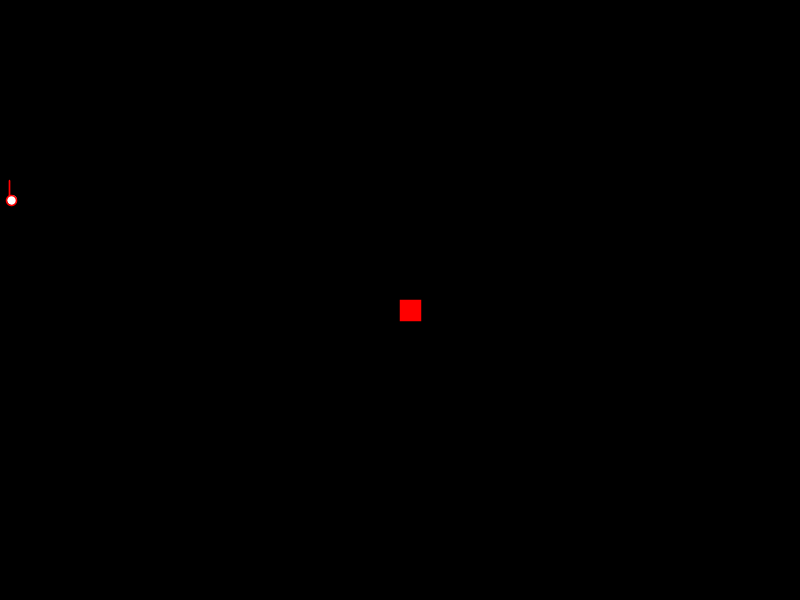
Frame 1 (no input)
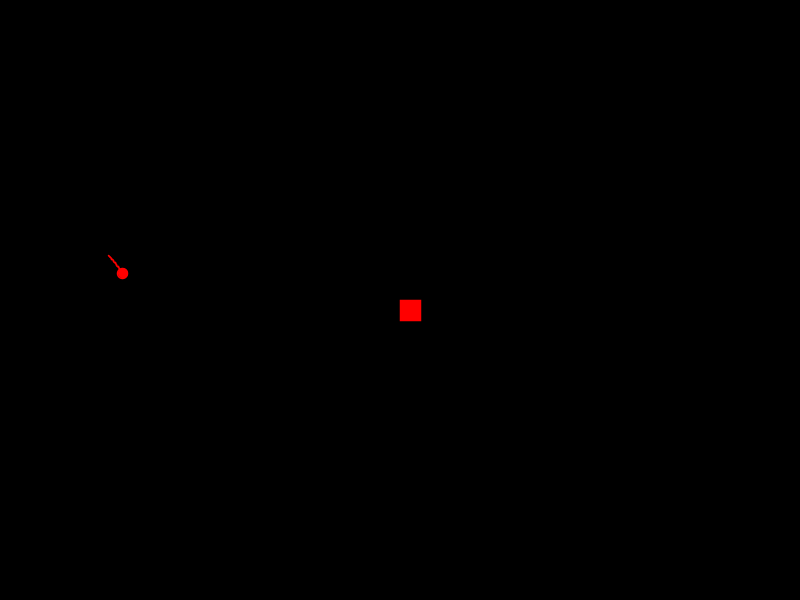
Frame 60 (the mouse pressed at the canvas centre just before this capture)
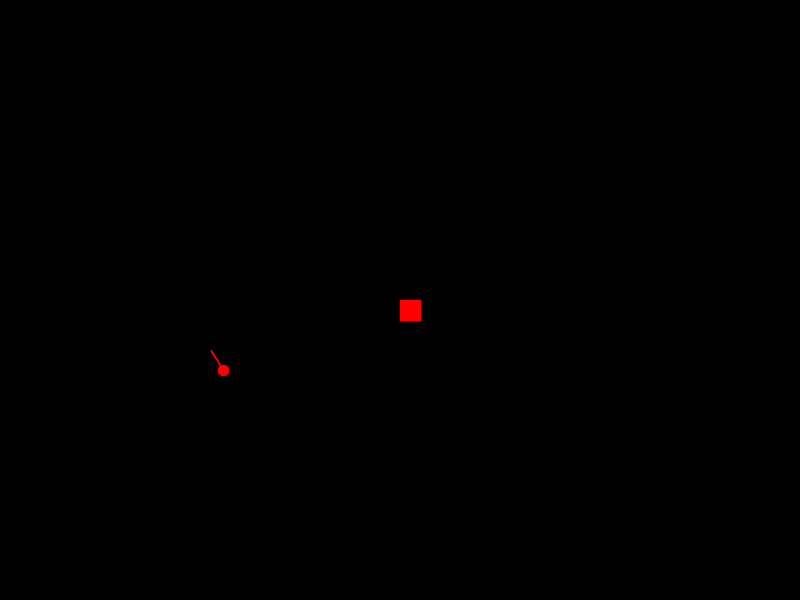
Frame 120 (the mouse held since frame 60 and released just before this capture)

The Processing sketch that drew these frames (run headless with seeded random() and noise(); from frame 60 on, the mouse is pressed at the canvas centre):

// Processing sketch: processing_45178
// ── processing_45178.pde

/*
By Ellen Wang
Homework #6

tail code based on code taken from processing.org which was based on code from Keith Peters (www.bit-101.com). 
press any key to move creature to the right and mouse click to move it up
eat the red square to grow

*/
float[] xx = new float[20];
float[] yy = new float[20];
float segLength = 1;

float vy = 0;
float vx = 2;
float x = 10;
float y = 200;
float frictiony = -.6;
float frictionx =  .998;
float gravity = .04;
float mode,value,q,w,sa,s;

void setup(){
  size(800,600);
  smooth();
  strokeWeight(1.5);
  stroke(255,0,0);
  sa=20;
  q=400;
  w=300;
  s=10;
}

void draw(){
  background(0);
  
   dragSegment(0, x, y);
  for(int i=0; i<xx.length-1; i++) {
    dragSegment(i+1, xx[i], yy[i]);
  }
  
  vy+= gravity; //vy = vy+gravity
  vx*= frictionx; //vx = vx*frictionx
  x += vx;
  y += vy;
  if(y>595){
    y = 595;
    vy *= frictiony;
  }
  if(y<5){
    y = 5;
    vy*= frictiony;
  }
  if(x>795){
    x = 795;
    vx *=-frictionx;
  }
  if(x<5){
    x = 5;
    vx *=frictiony;
  }
  if (keyPressed == true) {
    vx+=.5;
  }
  
  ellipse(x,y,s,s);
  fill(255,0,0);
  rect(q,w,sa,sa);
  
  if(x>q && x<q+sa && y>w && y<w+sa){
    q=random(5,790);
    w=random(5,580);
    sa=random(15,30);
    s+=2;
    segLength+= .4;
    
  }
  
  
}

 
  
  void dragSegment(int i, float xin, float yin) {
  float dx = xin - xx[i];
  float dy = yin - yy[i];
  float angle = atan2(dy, dx);  
  xx[i] = xin - cos(angle) * segLength;
  yy[i] = yin - sin(angle) * segLength;
  segment(xx[i], yy[i], angle);
}

void segment(float xx, float yy, float a) {
  pushMatrix();
  translate(xx, yy);
  rotate(a);
  line(0, 0, segLength, 0);
  popMatrix();
}



void mousePressed(){
  vy-= 2;
}
  
  
  
